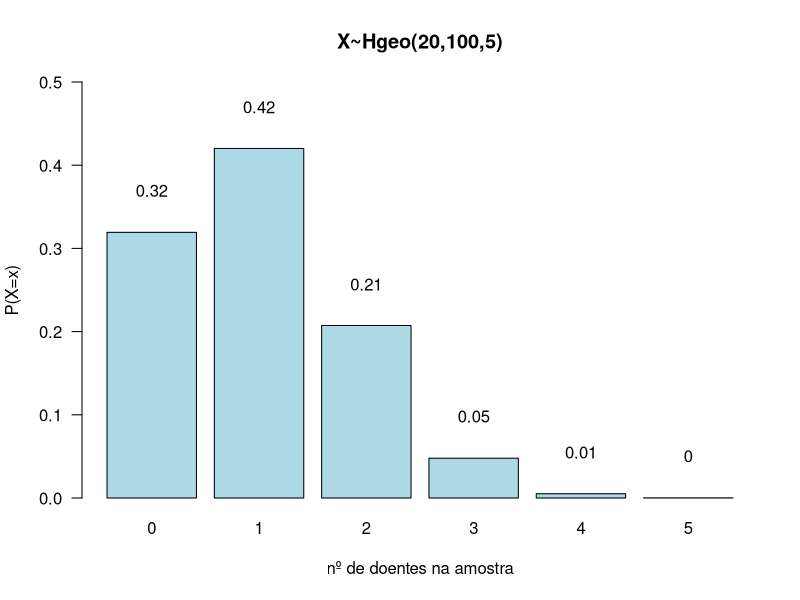

Generate this figure with R:
## ---- chunk 1
options(htmltools.dir.version = FALSE)
knitr::opts_chunk$set(echo = FALSE, fig.align = "center")
## ---- chunk 2
X=c(3,0,5,9,7)
Y=c(2,3,9,1,2)
sum(X*Y)
## ---- chunk 3
knitr::include_graphics("https://arpanosso.github.io/estatinfo/slides/img/somarprod_excel.png")
## ---- chunk 4
knitr::include_graphics("https://arpanosso.github.io/estatinfo/slides/img/caixa_permuta.png")
## ---- chunk 5
knitr::include_graphics("https://arpanosso.github.io/estatinfo/slides/img/caixa_arranjo.png")
## ---- chunk 6
knitr::include_graphics("https://arpanosso.github.io/estatinfo/slides/img/caixa_combin.png")
## ---- chunk 7
N = 100 # número total de elementos
M = 20 # número total de elementos de interesse (doentes)
r = 5 # tamamho da amostra
x=0:r # os possiveis valores de doentes na amostra
px<-dhyper(x,M,N-M,r) # função que faz a distribuição hipergeométrica
barplot(px,names=x,col="lightblue",las=1,ylim=c(0,0.5),
        xlab="nº de doentes na amostra",ylab="P(X=x)",main="X~Hgeo(20,100,5)")
text(seq(.7, length(x)+1, 1.2),px+.05,round(px,2))
## ---- chunk 8
tibble::tibble(x,px)
## ---- chunk 9
knitr::include_graphics("https://arpanosso.github.io/estatinfo/slides/img/distri_hyper.png")
